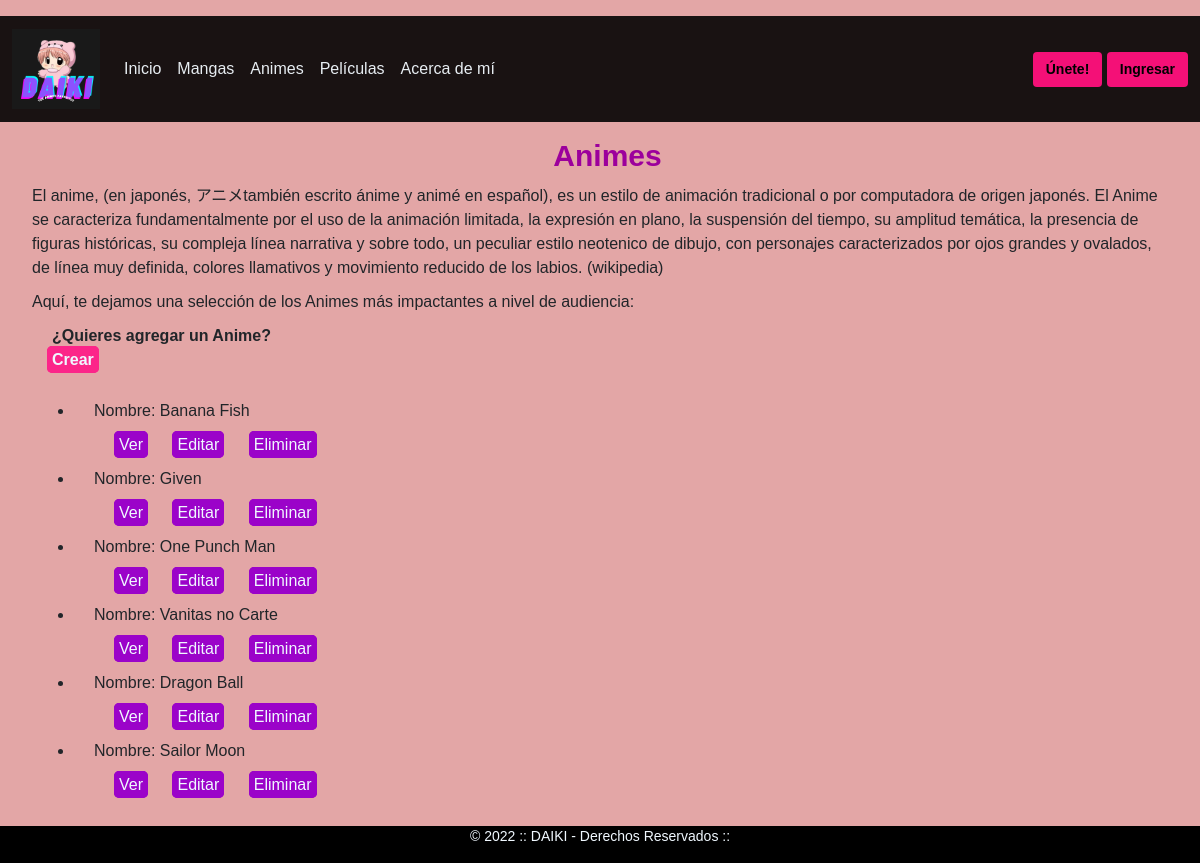
The app's page /app_Daiki/anime/baseAnimes, older data.
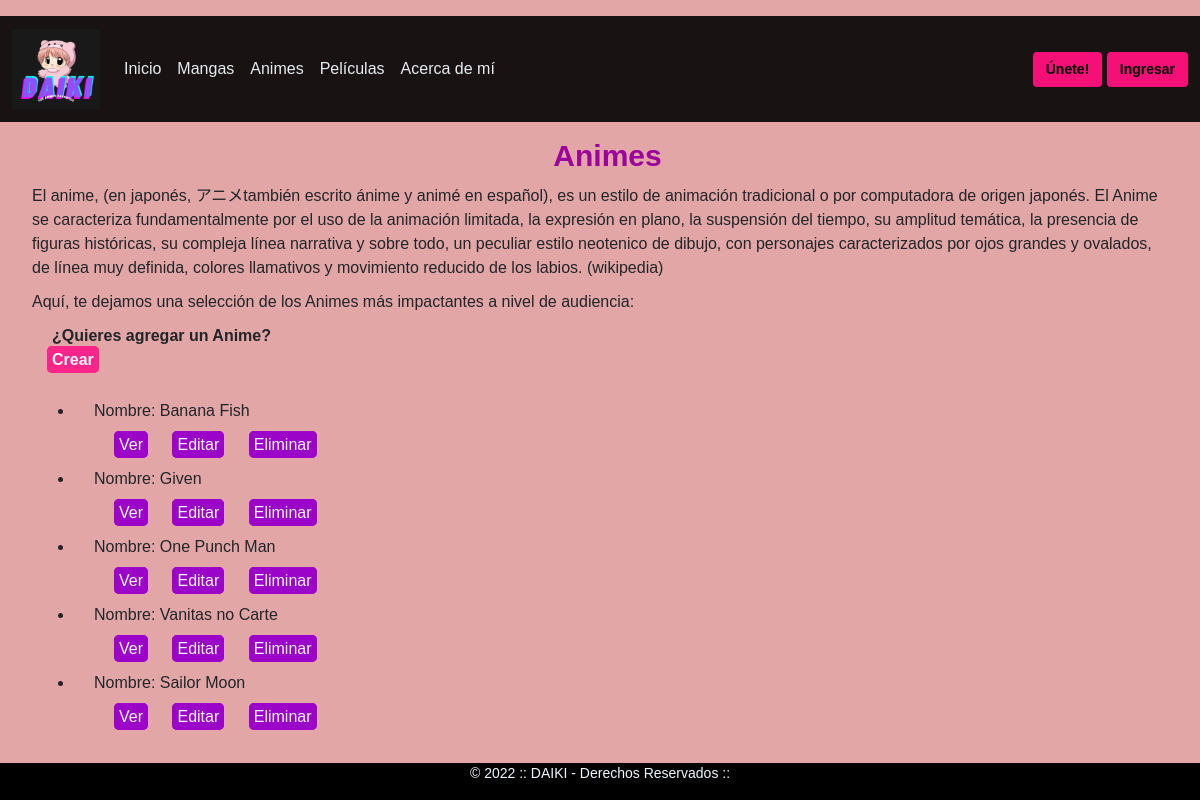
The same page, newer data.
### app_Daiki/models.py (models this page shows, shortened)
class Anime(models.Model):
    nombre = models.CharField(max_length=40)
    estado_emision = models.CharField(max_length=20)
    estudio = models.CharField(max_length=30)
    temporadas = models.IntegerField()
    class Meta:
        verbose_name = "Anime"
        verbose_name_plural = "Animes"

### app_Daiki/views.py (the view)
# urls.py: path('anime/baseAnimes', views.AnimeList.as_view(), name="BaseAnimes"),
class AnimeList(ListView):
    model = Anime
    template_name = "app_Daiki/baseAnimes.html"

### app_Daiki/templates/app_Daiki/baseanimes.html
{% extends "app_Daiki/padre.html" %}
{% load static %}
{% block contenidoConCambios %}
<h1>Animes</h1>
<section>
    <p>El anime, (en japonés, アニメtambién escrito ánime y animé en español), es
        un estilo de animación tradicional o por computadora de origen japonés.
        El Anime se caracteriza fundamentalmente por el uso de la animación limitada, la expresión en plano, la
        suspensión del tiempo, su amplitud temática, la presencia de figuras históricas, su compleja línea narrativa y
        sobre todo, un peculiar estilo neotenico de dibujo, con personajes caracterizados por ojos grandes y ovalados,
        de línea muy definida, colores llamativos y movimiento reducido de los labios. (wikipedia)</p>
    <p>Aquí, te dejamos una selección de los Animes más impactantes a nivel de audiencia:</p>
    <div class="crear">
        <p>¿Quieres agregar un Anime?</p>
        <a class="bt-form-base" href="{% url 'NewAnimes' %}">Crear</a>
    </div>
    <div class="container">
        <ul>
            {% for anime in object_list %}
            <li>
                <p>Nombre: {{anime.nombre}}</p>
                <p>
                    <a class="bt-form-url" href="{% url 'DetalleAnimes' anime.id %}">Ver</a>
                    <a class="bt-form-url" href="{% url 'EditAnimes' anime.id %}">Editar</a>
                    <a class="bt-form-url" href="{% url 'DeleteAnimes' anime.id %}">Eliminar</a>
                </p>
            </li>
            {% endfor %}
        </ul>
    </div>
</section>
{% endblock %}

Row changes from the older to the newer data that the page shows:
removed Anime: nombre "Dragon Ball"
